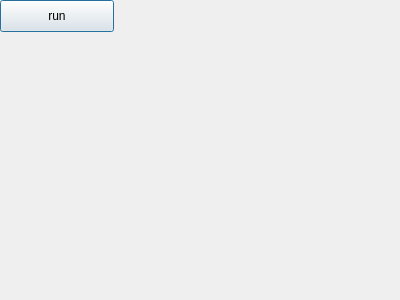
<?xml version="1.0" encoding="UTF-8"?>
<ui version="4.0">
 <class>Dialog</class>
 <widget class="QDialog" name="Dialog">
  <property name="geometry">
   <rect>
    <x>0</x>
    <y>0</y>
    <width>400</width>
    <height>300</height>
   </rect>
  </property>
  <property name="windowTitle">
   <string>Dialog</string>
  </property>
  <widget class="QPushButton" name="RUN">
   <property name="geometry">
    <rect>
     <x>0</x>
     <y>0</y>
     <width>114</width>
     <height>32</height>
    </rect>
   </property>
   <property name="text">
    <string>run</string>
   </property>
  </widget>
 </widget>
 <resources/>
 <connections/>
</ui>
